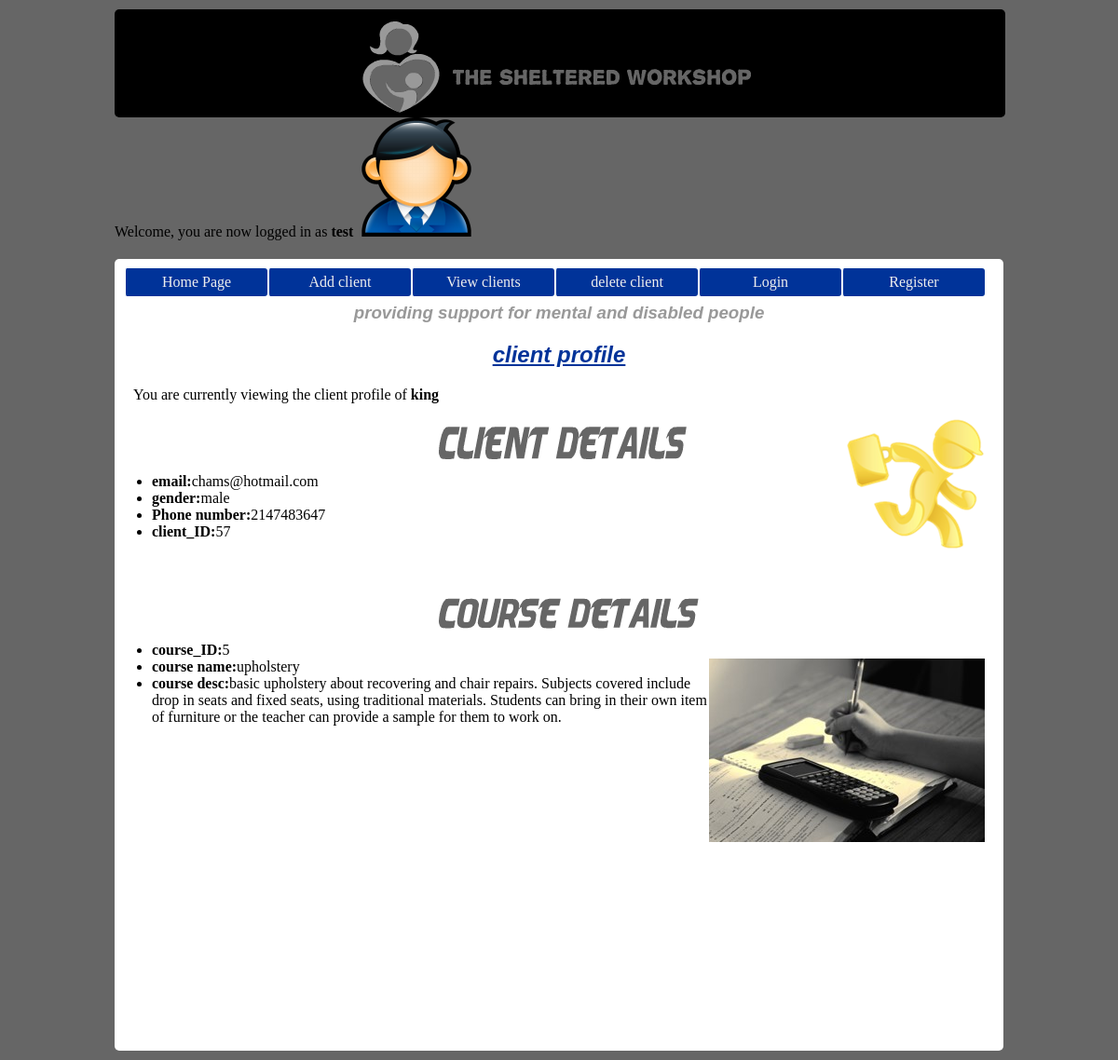
The app's page /client-test.php?client_ID=57 (signed in) with its own data.
### tables this page shows
CREATE TABLE IF NOT EXISTS `client` (
  `client_ID` int(10) unsigned NOT NULL,
  `name` varchar(60) NOT NULL,
  `course_ID` int(11) NOT NULL,
  `email` varchar(70) NOT NULL,
  `number` int(16) NOT NULL,
  `gender` varchar(10) NOT NULL
);

CREATE TABLE IF NOT EXISTS `course` (
  `course_ID` int(10) unsigned NOT NULL,
  `course_name` varchar(20) NOT NULL,
  `course_description` varchar(500) NOT NULL
);

### models/client-data-fncs.php (called while the page is built, shortened)
<?php
include("course-data-fncs.php");
function getClientById($conn,$client_ID)
{
    $query = "SELECT * FROM client WHERE client_ID=:client_ID";
    $stmt = $conn->prepare($query);
    $stmt->bindValue(':client_ID',$client_ID);
    $stmt->setFetchMode(PDO::FETCH_CLASS,'client');
    $stmt->execute();
    $client=$stmt->fetch();
	$client->course=getCourseById($conn,$client->course_ID);
    return $client;
}
?>

### models/course-data-fncs.php (called while the page is built, shortened)
<?php
function getCourseById($conn,$course_ID)
{
    $query = "SELECT * FROM course WHERE course_ID=:course_ID";
    $stmt = $conn->prepare($query);
    $stmt->bindValue(':course_ID',$course_ID);
    $stmt->execute();
    $stmt->setFetchMode(PDO::FETCH_CLASS,'course');
    $course=$stmt->fetch();
    return $course;
}
?>

### views/client-details.php (the view, shortened to what this page needs)
<!DOCTYPE html>
<html>
   <head>
       <link rel="stylesheet" type="text/css" href="css/style.css"/>
   </head>
<body>
<header>
<img id ="Logo"  src="images/logo2.png" alt="logo">
</header>
<?php
if(isset($_SESSION["username"]))
{
	echo "Welcome, you are now logged in as <b>".$_SESSION['username']."</b> <img id='clientView' src='images/loginIcon.png' alt='client'>";
}
else
{
	echo "You are currently not logged in";
};
?>
<div id ="TopArea">
 <nav>
            <ul>
		 <li><a href="index.php">Home Page</a></li>
         <li><a href="add-new-client.php">Add client</a></li>
         <li><a href="all-clients.php">View clients</a></li>
         <li><a href="all-clients-delete.php">delete client</a></li>
           <li><a href="new-login-user.php">Login</a></li>
		 <li><a href="new-register-user.php">Register</a></li>
            </ul>
         </nav>
		 <br />
<h3> providing support for mental and disabled people </h3>
<h2><u> client profile </u></h2>
<?php
	echo "<p>You are currently viewing the client profile of <b>".$client->name."</b></p>";
echo "<ul>";
echo "<img class='detailHead' src='images/clientLogo.png' alt='clientLogo'>";
echo "<img class='detailCourse' src='images/worker.png' alt='worker'>";
echo "<li><b>email:</b>".$client->email."</li>";
echo "<li><b>gender:</b>".$client->gender."</li>";
echo "<li><b>Phone number:</b>".$client->number."</li>";
echo "<li><b>client_ID:</b>".$client->client_ID."</li>";
echo "<br />";
echo "<br />";
echo "<br />";
echo "<img class='detailHead' src='images/courseLogo.png' alt='courseLogo'>";
echo "<li><b>course_ID:</b>".$client->course_ID."</li>";
echo "<img class='detailCourse' src='images/study.jpg' alt='study'>";
echo "<li><b>course name:</b>".$client->course->course_name."</li>";
echo "<li><b>course desc:</b>".$client->course->course_description."</li>";
?>
</div>
</body>
</html>

### css/style.css (style rules this page uses)
html { width:960px; margin-left:auto; margin-right:auto; }
body { margin:3px; padding:0; font-family:Verdana,Cursive,Times new roman,Times,Serif; background:#666666; }
nav ul { list-style:none; margin:10px; padding:0; width:1000px; }
nav ul li { display:inline; }
nav ul li a { text-decoration:none; padding:6px 0; width:152px; background:#003399; color:#eee; float:left; text-align:center; border-left:2px solid #fff; border-radius:3px; }
header { z-index:1; position:relative; width:98.5%; height:100px; padding:8px; background-color:black; margin-top:10px; border-radius:5px; text-align:center; }
h1,h2,h3 { font-family:Helvetica,Geneva,Arial,Sunsans-Regular,sans-serif; text-align:center; color:#003399; font-style: italic; }
#Logo { position:relative; -webkit-animation-name:myfirst1; -webkit-animation-duration:1.5s; -webkit-animation-timing-function:linear; -webkit-animation-delay:0.2s; -webkit-animation-direction:alternate; -webkit-animation-play-state:running; -webkit-animation-iteration-count:1; animation-name:myfirst1; animation-duration:1.5s; animation-timing-function:linear; animation-delay:0.3s; animation-direction:alternate; animation-play-state:running; animation-iteration-count:1; }
div { border-radius:5px; }
#TopArea { position:relative; float:left; margin-top:20px; width:100%; height:850px; background:white; margin-bottom:10px; text-align:left; }
#TopArea h3 { color:#999999; }
#TopArea p { margin-left:20px; }
.detailHead { margin-left:300px; -webkit-transform:scale(1,1); -webkit-transition-duration:700ms; -webkit-transition-timing-function:ease-out; }
.detailCourse { float:right; margin-right:20px; -webkit-transform:scale(1,1); -webkit-transition-duration:500ms; -webkit-transition-timing-function:ease-out; }

### records on screen
client: name "king", email "chams@hotmail.com", gender "male", number "2147483647", client_ID "57", course_ID "5"
course: course_name "upholstery", course_description "basic upholstery about recovering and chair repairs. Subjects covered include drop in seats and fixed seats, using traditional materials. Students can bring in their own item of furniture or the teacher can provide a sample for them to work on."

### other values on screen
$_SESSION['username'] "test"
